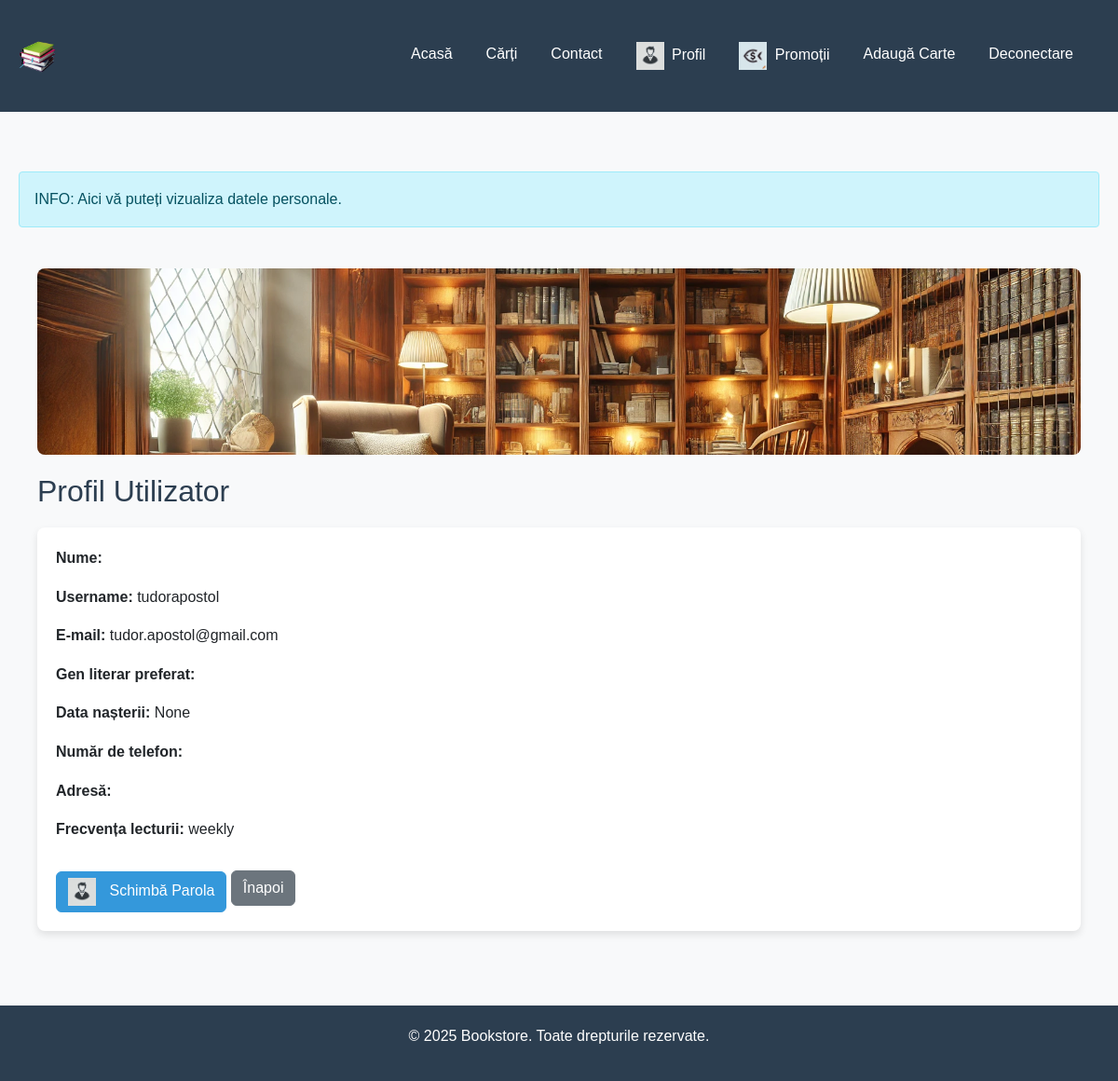
/profile/ (signed in), run on the app's committed database.
### aplicatie/models.py (models this page shows, shortened)
class CustomUser(AbstractUser):
    favorite_genre = models.CharField(max_length=100, verbose_name="Gen literar preferat", blank=True)
    birth_date = models.DateField(verbose_name="Data nașterii", blank=True, null=True)
    phone_number = models.CharField(max_length=20, verbose_name="Număr de telefon", blank=True)
    address = models.TextField(verbose_name="Adresă", blank=True)
    reading_frequency = models.CharField(
        max_length=50,
        verbose_name="Frecvența lecturii",
        choices=[
            ('daily', 'Zilnic'),
            ('weekly', 'Săptămânal'),
            ('monthly', 'Lunar'),
            ('rarely', 'Rareori'),
        ],
        default='weekly'
    )
    cod = models.CharField(max_length=100, blank=True, null=True, verbose_name="Cod de confirmare")  # Folosit pentru confirmarea e-mailului
    email_confirmat = models.BooleanField(default=False, verbose_name="E-mail confirmat")  # Folosit, nenul, implicit fals
    class Meta:
        verbose_name = "Utilizator"
        verbose_name_plural = "Utilizatori"

### aplicatie/views.py (the view)
# urls.py: path('profile/', views.profile, name='profile'),  # Rută pentru profil
@login_required
def profile(request):
    request.session['user_data'] = {
        'username': request.user.username,
        'email': request.user.email,
        'first_name': request.user.first_name,
        'last_name': request.user.last_name,
        'favorite_genre': request.user.favorite_genre,
        'birth_date': request.user.birth_date.isoformat() if request.user.birth_date else None,
        'phone_number': request.user.phone_number,
        'address': request.user.address,
        'reading_frequency': request.user.reading_frequency,
    }
    messages.info(request, "INFO: Aici vă puteți vizualiza datele personale.")
    if not request.user.email_confirmat:
        messages.warning(request, "WARNING: Email-ul dumneavoastră nu este confirmat. Vă rugăm să îl confirmați pentru a evita restricții.")
    return render(request, 'aplicatie/profile.html', {'user': request.user})

### templates/aplicatie/profile.html
{% extends 'aplicatie/base.html' %}
{% load static %}
{% block content %}
<div class="container mt-4">
    <div class="background-image"></div>
    <h2>Profil Utilizator</h2>
    <div class="card">
        <div class="card-body">
            <p><strong>Nume:</strong> {{ user.first_name }} {{ user.last_name }}</p>
            <p><strong>Username:</strong> {{ user.username }}</p>
            <p><strong>E-mail:</strong> {{ user.email }}</p>
            <p><strong>Gen literar preferat:</strong> {{ user.favorite_genre }}</p>
            <p><strong>Data nașterii:</strong> {{ user.birth_date }}</p>
            <p><strong>Număr de telefon:</strong> {{ user.phone_number }}</p>
            <p><strong>Adresă:</strong> {{ user.address }}</p>
            <p><strong>Frecvența lecturii:</strong> {{ user.reading_frequency }}</p>
            <a href="{% url 'change_password' %}" class="btn btn-primary mt-3"><img src="{% static 'images/user-icon.png' %}" alt="Schimbă parola" class="icon"> Schimbă Parola</a>
            <a href="{% url 'user_data_with_confirmation' %}" class="btn btn-secondary mt-2">Înapoi</a>
        </div>
    </div>
</div>
{% endblock %}

### static/css/styles.css (style rules this page uses)
:root { --primary-color: #2c3e50; --secondary-color: #3498db; --accent-color: #e74c3c; --light-bg: #f8f9fa; }
body { font-family: 'Arial', sans-serif; background-color: var(--light-bg); margin: 0; padding: 0; line-height: 1.6; }
.container { max-width: 1200px; margin: 0 auto; padding: 20px; }
.card { border: none; border-radius: 8px; box-shadow: 0 4px 8px rgba(0, 0, 0, 0.1); margin-bottom: 20px; }
.card-body { padding: 20px; }
.btn-primary { background-color: var(--secondary-color) !important; border-color: var(--secondary-color) !important; }
.btn-secondary { background-color: #6c757d !important; border-color: #6c757d !important; }
h1, h2 { color: var(--primary-color); margin-bottom: 20px; }
.background-image { background-image: url('../images/background.jpg'); background-size: cover; background-position: center; background-repeat: no-repeat; min-height: 200px; border-radius: 8px; margin-bottom: 20px; }
.icon { max-width: 30px; margin-right: 10px; }

### data on the page
CustomUser: username "tudorapostol", email "tudor.apostol@gmail.com", birth_date "None", reading_frequency "weekly"

### other printed values
{{ message }} "INFO: Aici vă puteți vizualiza datele personale."
